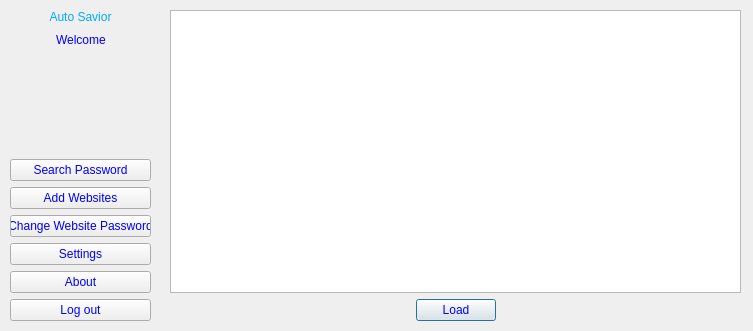
<?xml version="1.0" encoding="UTF-8"?>
<ui version="4.0">
 <class>Website_lobby</class>
 <widget class="QDialog" name="Website_lobby">
  <property name="geometry">
   <rect>
    <x>0</x>
    <y>0</y>
    <width>753</width>
    <height>331</height>
   </rect>
  </property>
  <property name="windowTitle">
   <string>Auto Savior : Lobby</string>
  </property>
  <property name="windowIcon">
   <iconset resource="Resource/src.qrc">
    <normaloff>:/pic/Icon.png</normaloff>:/pic/Icon.png</iconset>
  </property>
  <widget class="QWidget" name="verticalLayoutWidget_2">
   <property name="geometry">
    <rect>
     <x>170</x>
     <y>10</y>
     <width>571</width>
     <height>311</height>
    </rect>
   </property>
   <layout class="QVBoxLayout" name="verticalLayout_2">
    <item>
     <widget class="QTableView" name="tableView"/>
    </item>
    <item>
     <layout class="QHBoxLayout" name="horizontalLayout">
      <item>
       <spacer name="horizontalSpacer">
        <property name="orientation">
         <enum>Qt::Horizontal</enum>
        </property>
        <property name="sizeHint" stdset="0">
         <size>
          <width>40</width>
          <height>20</height>
         </size>
        </property>
       </spacer>
      </item>
      <item>
       <widget class="QPushButton" name="load">
        <property name="styleSheet">
         <string notr="true">color: #0000ff;</string>
        </property>
        <property name="text">
         <string>Load</string>
        </property>
       </widget>
      </item>
      <item>
       <spacer name="horizontalSpacer_2">
        <property name="orientation">
         <enum>Qt::Horizontal</enum>
        </property>
        <property name="sizeHint" stdset="0">
         <size>
          <width>40</width>
          <height>20</height>
         </size>
        </property>
       </spacer>
      </item>
     </layout>
    </item>
   </layout>
  </widget>
  <widget class="QWidget" name="verticalLayoutWidget_3">
   <property name="geometry">
    <rect>
     <x>10</x>
     <y>10</y>
     <width>141</width>
     <height>311</height>
    </rect>
   </property>
   <layout class="QVBoxLayout" name="LeftVue">
    <item>
     <layout class="QVBoxLayout" name="verticalLayout_3">
      <item>
       <widget class="QLabel" name="label">
        <property name="styleSheet">
         <string notr="true">font: 75 14pt &quot;MS Shell Dlg 2&quot;;color: #00aaff;</string>
        </property>
        <property name="text">
         <string>Auto Savior</string>
        </property>
        <property name="alignment">
         <set>Qt::AlignCenter</set>
        </property>
       </widget>
      </item>
      <item>
       <layout class="QHBoxLayout" name="horizontalLayout_2">
        <item>
         <spacer name="horizontalSpacer_3">
          <property name="orientation">
           <enum>Qt::Horizontal</enum>
          </property>
          <property name="sizeHint" stdset="0">
           <size>
            <width>40</width>
            <height>20</height>
           </size>
          </property>
         </spacer>
        </item>
        <item>
         <widget class="QLabel" name="label_2">
          <property name="styleSheet">
           <string notr="true">color: #0000ff;
font: 75 10pt &quot;MS Shell Dlg 2&quot;;</string>
          </property>
          <property name="text">
           <string>Welcome</string>
          </property>
         </widget>
        </item>
        <item>
         <spacer name="horizontalSpacer_4">
          <property name="orientation">
           <enum>Qt::Horizontal</enum>
          </property>
          <property name="sizeHint" stdset="0">
           <size>
            <width>40</width>
            <height>20</height>
           </size>
          </property>
         </spacer>
        </item>
       </layout>
      </item>
      <item>
       <layout class="QHBoxLayout" name="horizontalLayout_3">
        <item>
         <spacer name="horizontalSpacer_6">
          <property name="orientation">
           <enum>Qt::Horizontal</enum>
          </property>
          <property name="sizeHint" stdset="0">
           <size>
            <width>40</width>
            <height>20</height>
           </size>
          </property>
         </spacer>
        </item>
        <item>
         <widget class="QLabel" name="welcom_email">
          <property name="text">
           <string/>
          </property>
         </widget>
        </item>
        <item>
         <spacer name="horizontalSpacer_5">
          <property name="orientation">
           <enum>Qt::Horizontal</enum>
          </property>
          <property name="sizeHint" stdset="0">
           <size>
            <width>40</width>
            <height>20</height>
           </size>
          </property>
         </spacer>
        </item>
       </layout>
      </item>
     </layout>
    </item>
    <item>
     <spacer name="verticalSpacer">
      <property name="orientation">
       <enum>Qt::Vertical</enum>
      </property>
      <property name="sizeHint" stdset="0">
       <size>
        <width>20</width>
        <height>40</height>
       </size>
      </property>
     </spacer>
    </item>
    <item>
     <layout class="QVBoxLayout" name="verticalLayout">
      <item>
       <widget class="QPushButton" name="search_pwd">
        <property name="styleSheet">
         <string notr="true">color: #0000ff;</string>
        </property>
        <property name="text">
         <string>Search Password</string>
        </property>
       </widget>
      </item>
      <item>
       <widget class="QPushButton" name="Add_WebSites">
        <property name="styleSheet">
         <string notr="true">color: #0000ff;</string>
        </property>
        <property name="text">
         <string>Add Websites</string>
        </property>
       </widget>
      </item>
      <item>
       <widget class="QPushButton" name="change_web_pwd">
        <property name="styleSheet">
         <string notr="true">color: #0000ff;</string>
        </property>
        <property name="text">
         <string>Change Website Password</string>
        </property>
       </widget>
      </item>
      <item>
       <widget class="QPushButton" name="settings">
        <property name="styleSheet">
         <string notr="true">color: #0000ff;</string>
        </property>
        <property name="text">
         <string>Settings</string>
        </property>
       </widget>
      </item>
      <item>
       <widget class="QPushButton" name="about">
        <property name="styleSheet">
         <string notr="true">color: #0000ff;</string>
        </property>
        <property name="text">
         <string>About</string>
        </property>
       </widget>
      </item>
      <item>
       <widget class="QPushButton" name="log_out_2">
        <property name="styleSheet">
         <string notr="true">color: #0000ff;</string>
        </property>
        <property name="text">
         <string>Log out</string>
        </property>
       </widget>
      </item>
     </layout>
    </item>
   </layout>
  </widget>
 </widget>
 <tabstops>
  <tabstop>search_pwd</tabstop>
  <tabstop>Add_WebSites</tabstop>
  <tabstop>change_web_pwd</tabstop>
  <tabstop>settings</tabstop>
  <tabstop>about</tabstop>
  <tabstop>log_out_2</tabstop>
  <tabstop>load</tabstop>
  <tabstop>tableView</tabstop>
 </tabstops>
 <resources>
  <include location="Resource/src.qrc"/>
 </resources>
 <connections/>
</ui>
